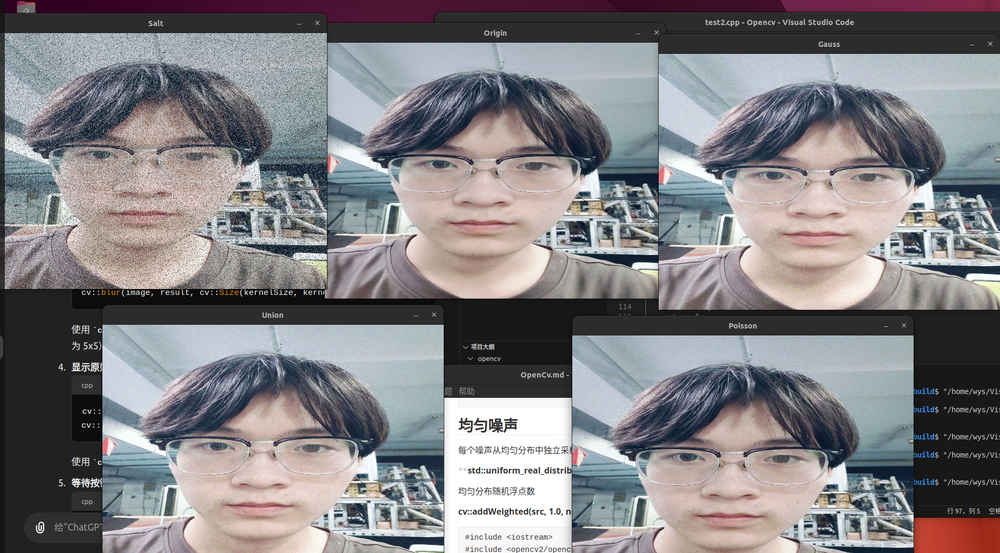
//> input picture Opencv/images/噪声图.png, 1000 x 553 px, shrunk from 1875 x 1037 before the run, given in place of the camera
$ ./test9   (built with g++ and OpenCV 4)
//> lines starting //> are read from the running program, lines starting //| are printed output that depends on the picture
//> further down, frame1 is the input picture: 553 rows x 1000 cols, CV_8UC3; mean B, G, R 131.4, 128.1, 130.1
#include <opencv2/opencv.hpp>
#include <iostream>
#include <opencv2/video/tracking.hpp>

// 定义高级光流方法的类型
enum OpticalFlowMethod {
    LUCAS_KANADE,  // Lucas-Kanade 稀疏光流
    FARNEBACK,     // Farneback 稠密光流
    DUAL_TVL1,      // Dual TV-L1 稠密光流
    TWO_WAY        // 双向光流
};

// 封装的光流跟踪函数
cv::Mat trackOpticalFlow(const cv::Mat& prevImg, const cv::Mat& nextImg, OpticalFlowMethod method) {
    cv::Mat output;

    // 1. 确保输入图像为灰度图像
    cv::Mat grayPrevImg, grayNextImg;
    if (prevImg.channels() == 3) {
        cv::cvtColor(prevImg, grayPrevImg, cv::COLOR_BGR2GRAY);
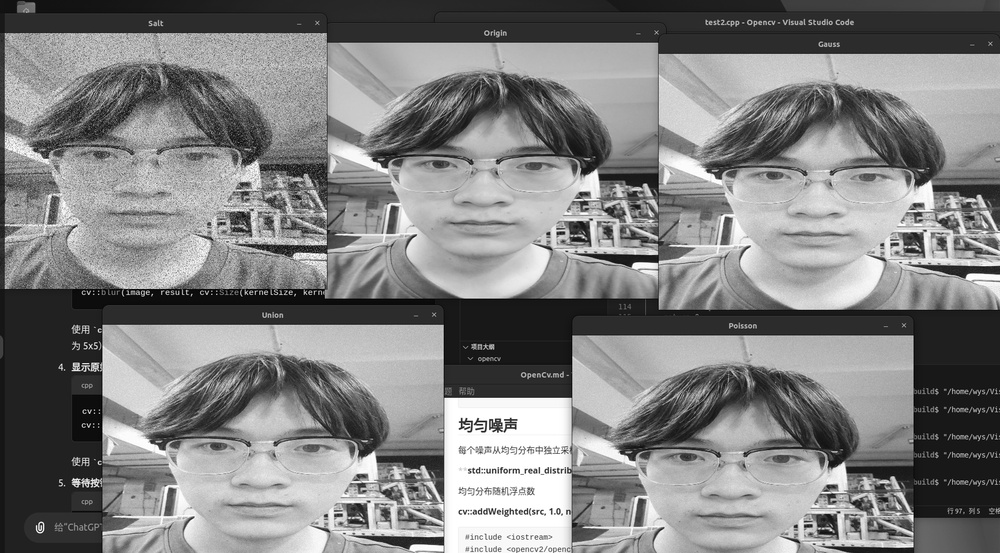
//> grayPrevImg: 553 rows x 1000 cols, CV_8UC1; min 0, max 255, mean 129.1
    } else {
        grayPrevImg = prevImg;
    }

    if (nextImg.channels() == 3) {
        cv::cvtColor(nextImg, grayNextImg, cv::COLOR_BGR2GRAY);
    } else {
        grayNextImg = nextImg;
    }

    // 2. 确保图像大小一致
    if (grayPrevImg.size() != grayNextImg.size()) {
        std::cerr << "Error: The size of the two frames does not match!" << std::endl;
        return cv::Mat();  // 返回空矩阵以表示错误
    }

    switch (method) {
        case LUCAS_KANADE: {
            // 使用 Lucas-Kanade 光流法
            std::vector<cv::Point2f> prevPts, nextPts, backPts;
            std::vector<uchar> status, status_back;
            std::vector<float> err, err_back;

            // 3. 使用 Shi-Tomasi 角点检测找到前一帧中的特征点
            cv::goodFeaturesToTrack(grayPrevImg, prevPts, 100, 0.01, 10);
//> prevPts = 100 Points (x, y), first 12: [515, 428], [463, 420], [473, 468], [516, 509], [551, 508], [483, 428], [443, 545], [490, 514], [478, 419], [533, 510], [558, 468], [92, 479]

            // 4. 计算正向光流（从 prevImg 到 nextImg）
            cv::calcOpticalFlowPyrLK(grayPrevImg, grayNextImg, prevPts, nextPts, status, err);
//> nextPts has the same summary as prevPts; status = 100 values from 1 to 1

            // 5. 计算反向光流（从 nextImg 到 prevImg）
            cv::calcOpticalFlowPyrLK(grayNextImg, grayPrevImg, nextPts, backPts, status_back, err_back);
//> backPts has the same summary as prevPts; status_back = 100 values from 1 to 1

            // 6. 双向光流一致性检查：过滤那些误差较大的点
            std::vector<cv::Point2f> goodPrevPts, goodNextPts;
            for (size_t i = 0; i < status.size(); i++) {
                if (status[i] && status_back[i]) {
                    // 检查正向和反向光流的距离是否小于某个阈值
                    float dist = cv::norm(prevPts[i] - backPts[i]);
                    if (dist < 1.0) {  // 设定阈值为1像素，可以根据需要调整
                        goodPrevPts.push_back(prevPts[i]);
                        goodNextPts.push_back(nextPts[i]);
                    }
                }
            }
//> this loop made 100 passes

            // 7. 绘制结果
            cv::cvtColor(grayPrevImg, output, cv::COLOR_GRAY2BGR);
            for (size_t i = 0; i < goodPrevPts.size(); i++) {
                cv::circle(output, goodPrevPts[i], 3, cv::Scalar(0, 255, 0), -1);  // 绘制特征点
                cv::line(output, goodPrevPts[i], goodNextPts[i], cv::Scalar(0, 0, 255), 2);  // 绘制光流线
            }
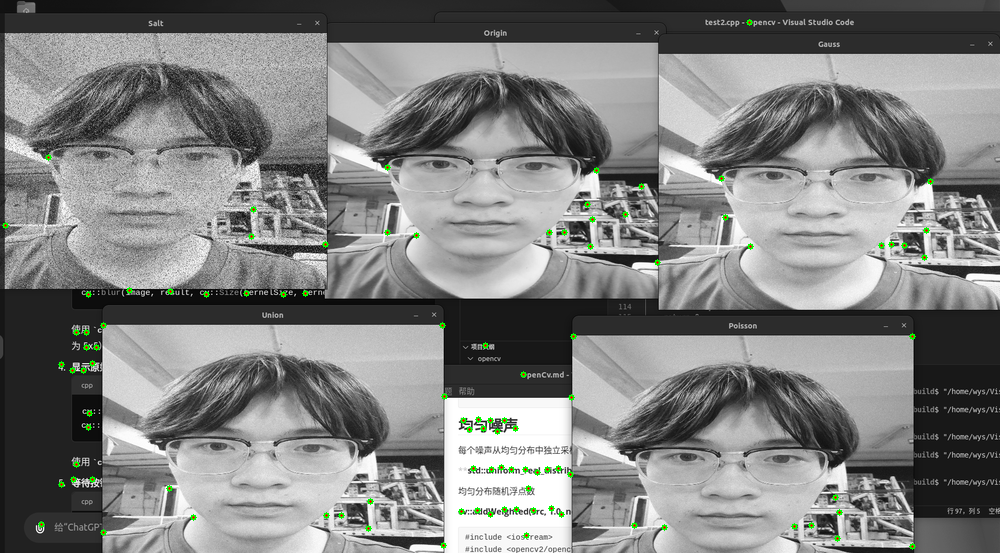
//> output: 553 rows x 1000 cols, CV_8UC3; mean B, G, R 128.3, 129.5, 128.6
            break;
        }

        case FARNEBACK: {
            // 使用 Farneback 稠密光流法
            cv::Mat flow;//两通道二维场量
            cv::calcOpticalFlowFarneback(grayPrevImg, grayNextImg, flow, 0.5, 3, 15, 3, 5, 1.2, 0);

            // 将稠密光流结果转为彩色显示
            // 幅值:饱和度--鲜艳程度，越大越鲜艳
            // 角度:色调--不同颜色
            cv::Mat flowParts[2], magnitude, angle;
            cv::split(flow, flowParts);  // 分割 x 和 y 分量
            cv::cartToPolar(flowParts[0], flowParts[1], magnitude, angle, true);  //极坐标系 计算角度和幅值

            // 调试输出大小信息
            std::cout << "Magnitude size: " << magnitude.size() << std::endl;
            std::cout << "Angle size: " << angle.size() << std::endl;

            // 将角度和幅值转换为 8 位无符号类型
            cv::Mat magnitude_8U, angle_8U;
            magnitude.convertTo(magnitude_8U, CV_8UC1, 255.0 / cv::norm(magnitude, cv::NORM_INF));  // 归一化并转换
            angle.convertTo(angle_8U, CV_8UC1, 255.0 / 360.0);  // 角度范围 [0, 360] 转换为 [0, 255]

            // 确保尺寸一致
            if (magnitude_8U.size() != angle_8U.size()) {
                std::cerr << "Error: Magnitude and angle sizes do not match!" << std::endl;
                break;
            }

            cv::Mat hsvSplit[3], hsvImg, bgrImg;
            hsvSplit[0] = angle_8U;  // Hue 表示光流方向
            hsvSplit[1] = magnitude_8U;  // Saturation 表示光流大小
            hsvSplit[2] = cv::Mat::ones(angle.size(), CV_8UC1) * 255;  // Value

            // 检查尺寸
            std::cout << "HSV Hue size: " << hsvSplit[0].size() << std::endl;
            std::cout << "HSV Saturation size: " << hsvSplit[1].size() << std::endl;

            // 合并 HSV 通道
            cv::merge(hsvSplit, 3, hsvImg);  // 合并为 HSV 图像
            cv::cvtColor(hsvImg, bgrImg, cv::COLOR_HSV2BGR);  // 转为 BGR 格式

            output = bgrImg;  // 结果为稠密光流的彩色图像
            break;
        }


        case DUAL_TVL1: {
            // 使用 Dual TV-L1 稠密光流法（未启用，作为占位符）
            // 你可以在这里实现 Dual TV-L1 算法，如果你的 OpenCV 构建支持 optflow 模块
            break;
        }

        case TWO_WAY: {
            // 双向光流法，先计算正向光流，再计算反向光流，然后取平均
            cv::Mat forwardFlow = trackOpticalFlow(prevImg, nextImg, FARNEBACK);
            cv::Mat backwardFlow = trackOpticalFlow(nextImg, prevImg, FARNEBACK);

            if (!forwardFlow.empty() && !backwardFlow.empty()) {
                cv::addWeighted(forwardFlow, 0.5, backwardFlow, 0.5, 0, output);
            }
            break;
        }

        default:
            std::cerr << "Unknown optical flow method!" << std::endl;
            break;
    }

    return output;
}


int main()
{
    cv::VideoCapture cap(2);
    cap.set(cv::CAP_PROP_FORMAT, CV_8UC1);
    if (!cap.isOpened()) {
        std::cerr << "Cannot open camera!" << std::endl;
        return -1;
    }

    cv::Mat frame1, frame2;
    cap >> frame1;
    if (frame1.empty()) {
        std::cerr << "Error: Could not read frame from camera!" << std::endl;
        return -1;
    }

    while (true) {
        cap >> frame2;
        if (frame2.empty()) {
            break;
        }
        // cv::imshow("Frame1", frame1);
        cv::imshow("Frame2", frame2);
        cv::Mat flow = trackOpticalFlow(frame1, frame2, LUCAS_KANADE);
        cv::imshow("Optical Flow", flow);

        frame1 = frame2.clone(); // 使用 clone 来确保 frame1 保持最新的图像数据
        if (cv::waitKey(10) == 27) {
//> the Esc key is pressed
            break;
        }
    }

    cap.release();
    cv::destroyAllWindows();
    return 0;
}

$ run again, on Opencv/images/滤波图1.png
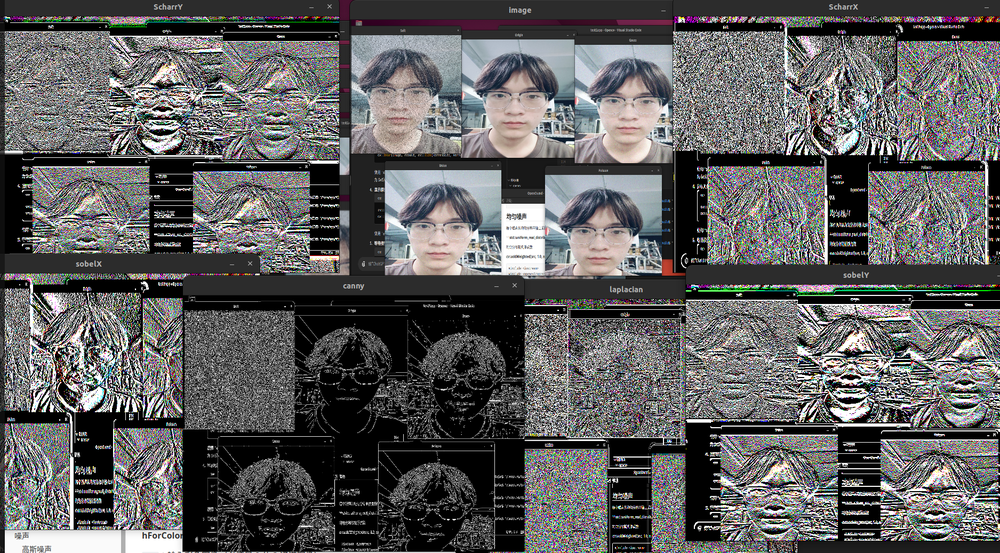
//> input picture Opencv/images/滤波图1.png, 1000 x 553 px, shrunk from 1875 x 1037 before the run, given in place of the camera
//> frame1 is the input picture: 553 rows x 1000 cols, CV_8UC3; mean B, G, R 94.2, 94, 94.4
//> in trackOpticalFlow, `cv::cvtColor(prevImg, grayPrevImg, cv::COLOR_BGR2GRAY);`:
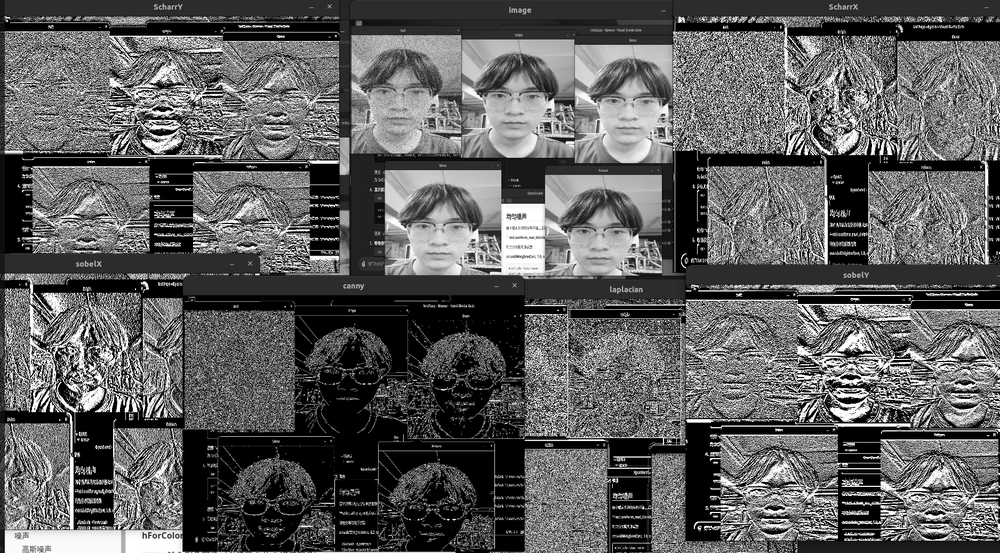
//> grayPrevImg: 553 rows x 1000 cols, CV_8UC1; min 0, max 255, mean 94.2
//> prevPts = 100 Points (x, y), first 12: [871, 154], [116, 411], [860, 378], [786, 154], [840, 377], [32, 411], [147, 288], [193, 244], [133, 411], [741, 294], [687, 420], [806, 154]
//> nextPts has the same summary as prevPts; status = 100 values from 1 to 1
//> backPts has the same summary as prevPts
//> the loop in trackOpticalFlow, `for (size_t i = 0; i < status.size(); i++)` made 100 passes
//> the loop in trackOpticalFlow, `for (size_t i = 0; i < goodPrevPts.size(); i++)` made 100 passes
//> after the loop in trackOpticalFlow, `for (size_t i = 0; i < goodPrevPts.size(); i++)`:
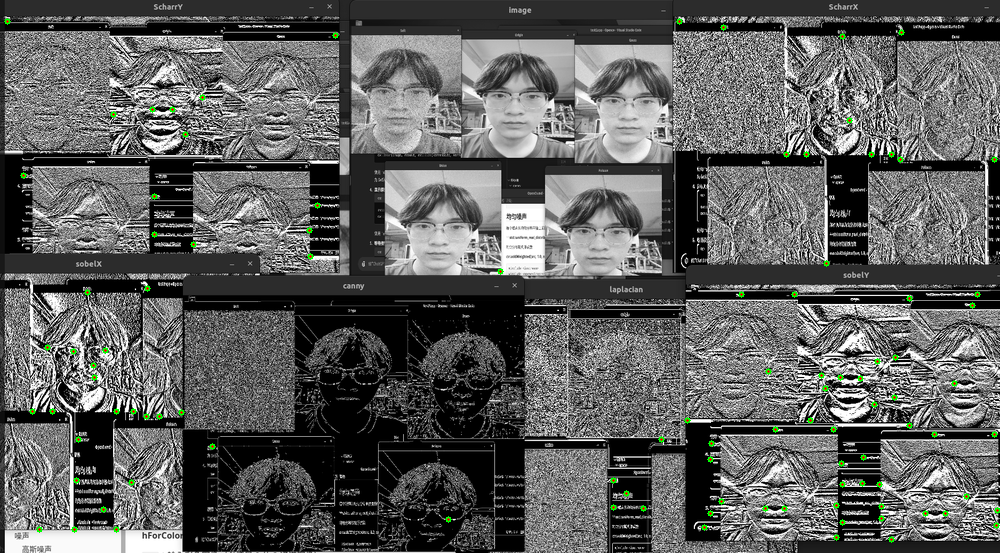
//> output: 553 rows x 1000 cols, CV_8UC3; mean B, G, R 93.6, 94.7, 93.9

$ run again, on Opencv/images/滤波图2.png
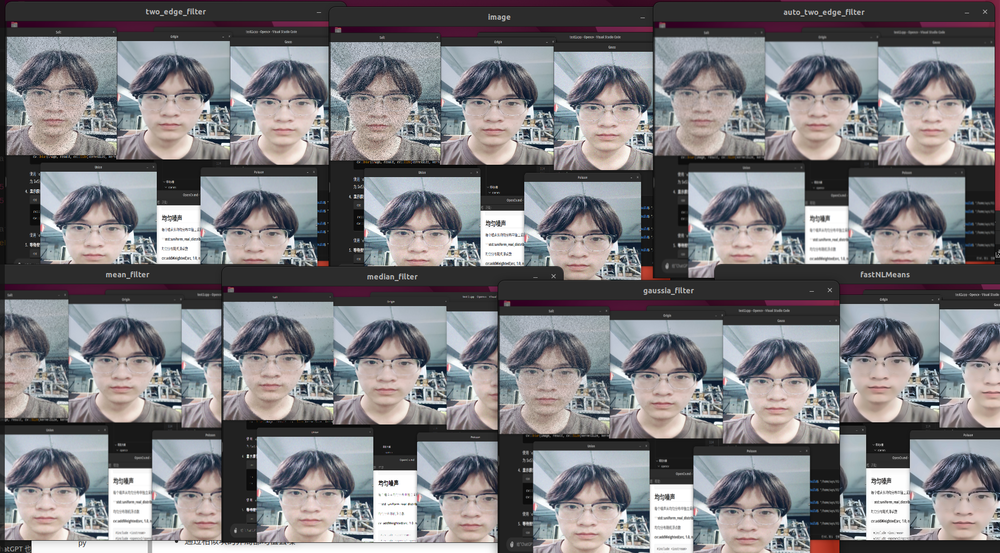
//> input picture Opencv/images/滤波图2.png, 1000 x 553 px, shrunk from 1875 x 1037 before the run, given in place of the camera
//> frame1 is the input picture: 553 rows x 1000 cols, CV_8UC3; mean B, G, R 125.8, 122.4, 124.3
//> in trackOpticalFlow, `cv::cvtColor(prevImg, grayPrevImg, cv::COLOR_BGR2GRAY);`:
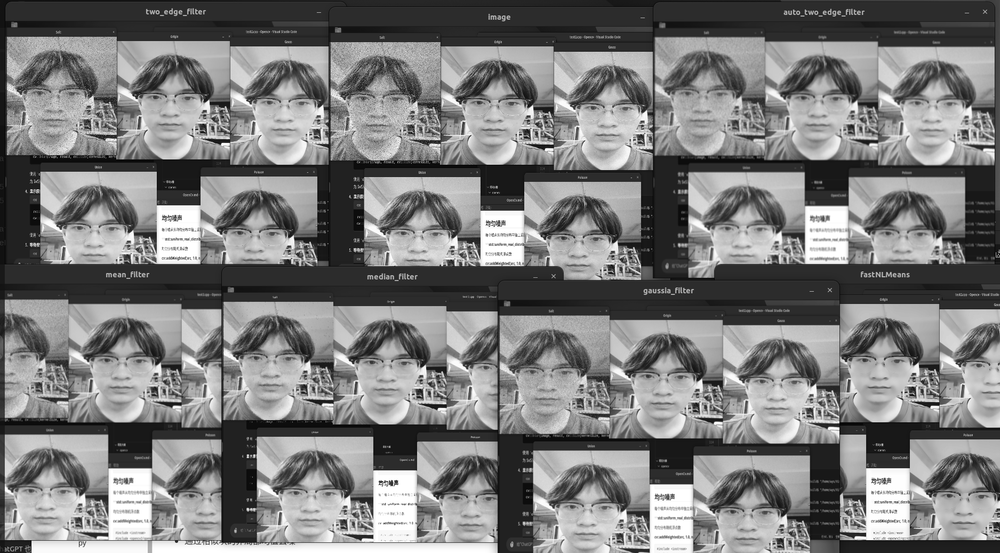
//> grayPrevImg: 553 rows x 1000 cols, CV_8UC1; min 0, max 255, mean 123.3
//> prevPts = 100 Points (x, y), first 12: [247, 508], [372, 535], [379, 481], [865, 533], [107, 535], [838, 428], [176, 541], [396, 481], [416, 469], [463, 265], [648, 549], [915, 374]
//> nextPts has the same summary as prevPts; status = 100 values from 1 to 1
//> backPts has the same summary as prevPts
//> the loop in trackOpticalFlow, `for (size_t i = 0; i < status.size(); i++)` made 100 passes
//> the loop in trackOpticalFlow, `for (size_t i = 0; i < goodPrevPts.size(); i++)` made 100 passes
//> after the loop in trackOpticalFlow, `for (size_t i = 0; i < goodPrevPts.size(); i++)`:
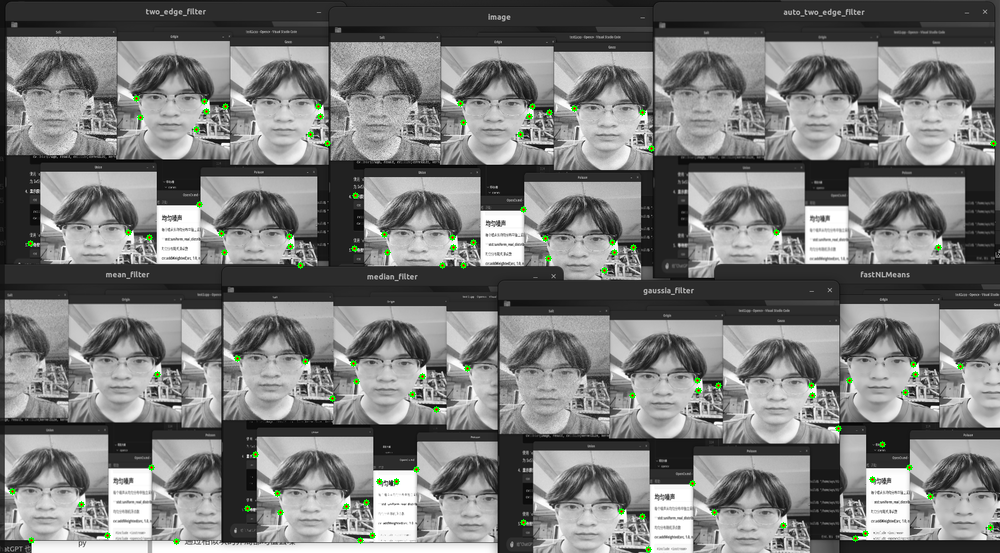
//> output: 553 rows x 1000 cols, CV_8UC3; mean B, G, R 122.6, 123.7, 122.8
